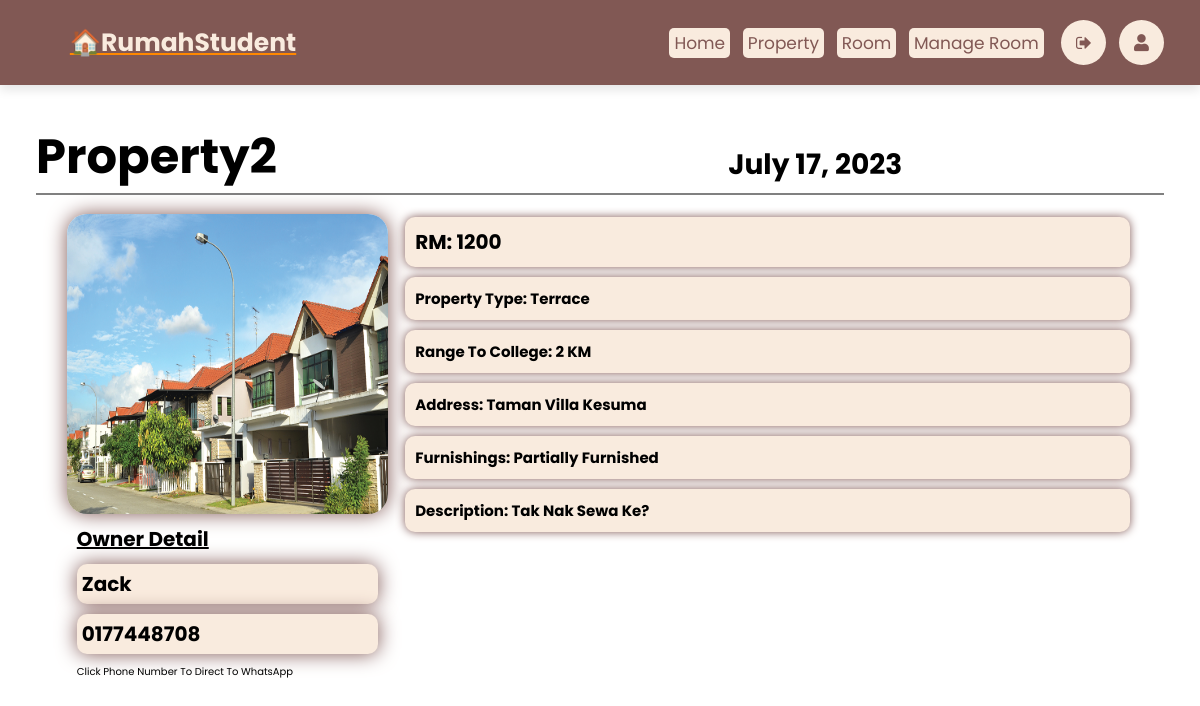
The app's page /index/property_list/2/ (signed in) with its own data.
### HouseRental/models.py (models this page shows, shortened)
class Property(models.Model):
    PROPERTY_TYPE = [
        ('Bungalow', 'Bungalow'),
        ('Townhouse', 'Townhouse'),
        ('Terrace', 'Terrace'),
        ('Apartment', 'Apartment'),
        ('Condominium', 'Condominium'),
        ('Flat', 'Flat'),
    ]
    FURNISHINGS = [
        ('Fully Furnished', 'Fully Furnished'),
        ('Partially Furnished', 'Partially Furnished'),
        ('Not Furnished', 'Not Furnished'),
    ]
    PROPERTY_STATUS = [
        ('Available','Available'),
        ('Rented Out','Rented Out'),
    ]
    propID=models.AutoField(primary_key=True)
    ownID=models.ForeignKey(Owner, on_delete=models.CASCADE)
    propImg=models.ImageField(upload_to='images/property')
    propTitle=models.CharField(max_length=50)
    propType=models.CharField(max_length=50, choices=PROPERTY_TYPE)
    propPrice=models.PositiveIntegerField()
    propRange=models.PositiveIntegerField()
    propAddress=models.TextField(max_length=255)
    propFurnishings=models.CharField(max_length=20, choices=FURNISHINGS)
    propDesc=models.TextField()
    propCreateAt=models.DateField(auto_now_add=True)
    propStatus=models.CharField(max_length=10,choices=PROPERTY_STATUS, default= 'Available')

class Owner(models.Model):
    ownID=models.AutoField(primary_key=True)
    ownName=models.CharField(max_length=50)
    ownPhoneNo=models.CharField(max_length=12)
    ownEmail=models.EmailField(max_length=255)

### HouseRental/views.py (the view)
# urls.py: path("property_list/<pk>/",property_detail.as_view(), name='property_detail'),
class property_detail(DetailView):
    model = Property
    template_name = 'prop_detail.html'
    context_object_name = 'properties'
    def get_context_data(self, **kwargs):
        context = super().get_context_data(**kwargs)
        property = self.get_object()
        context['owner'] = property.ownID
        currentuser = self.request.user.student
        room_exists = Room.objects.filter(studentID=currentuser).exists()
        context['room_exists'] = room_exists
        return context

### HouseRental/models.py (called while the page is built)
    @property
    def is_student(self):
        return self.role == 'student'

### HouseRental/templates/prop_detail.html (shortened to what this page needs)
{% extends 'header.html' %}
{% block content %}
<head>
</head>
<body>
    <div class="index-head">
        <h1 class="head-title">{{ properties.propTitle }}</h1>
        <h3 class="create-date">{{ properties.propCreateAt }}</h3>
    </div>
    <hr />
    <div class="detail-list">
        <div class="detail-left">
            <div class="detail-lefttop">
                <img class="detail-img" src="{{ properties.propImg.url }}">
            </div>
            <div class="detail-leftbottom">
                <div class="contact">
                    <h1 class="contact-title">Owner Detail</h1>
                    <h1 class="contact-detail">{{ properties.ownID.ownName }}</h1>
                    <h1 class="contact-detail">
                        <a style="color: black;" href="https://wa.me/{{ properties.ownID.ownPhoneNo }}">{{ properties.ownID.ownPhoneNo }}</a>
                    </h1>
                    <p>click phone number to direct to WhatsApp</p>
                </div>
            </div>
        </div>
        <div class="detail-right">
            <div class="detail-desc">
                <h1 class="detail-dtitle">RM: {{ properties.propPrice }}</h1>
                <h2 class="detail-dtitle">Property type: {{ properties.propType }}</h2>
                <h2 class="detail-dtitle">Range to college: {{ properties.propRange }} KM</h2>
                <h2 class="detail-dtitle">Address: {{ properties.propAddress }}</h2>
                <h2 class="detail-dtitle">Furnishings: {{ properties.propFurnishings }}</h2>
                <h2 class="detail-dtitle">Description: {{ properties.propDesc }}</h2>
            </div>
        </div>
    </div>
</body>
{% endblock %}

### HouseRental/templates/header.html (style rules this page uses)
* { font-family: 'Poppins', sans-serif; margin: 0; padding: 0; -webkit-box-sizing: border-box; box-sizing: border-box; outline: none; border: none; text-decoration: none; text-transform: capitalize; -webkit-transition: .2s linear; transition: .2s linear; }
html { font-size: 62.5%; overflow-x: hidden; scroll-behavior: smooth; }

### HouseRental/templates/prop_detail.html (style rules this page uses)
.index-head { margin: 3%; margin-bottom: 0%; font-size: x-large; display: flex; }
.create-date { margin-left: 40%; margin-top: 2%; }
hr { background-color: grey; width: 94%; height: 2px; margin-left: 3%; }
.detail-list { display: flex; margin-left: 5%; margin-right: 5%; margin-top: 1%; max-height: 65%; }
.detail-left { width: 45%; }
.detail-lefttop { max-height: 100%; height: 300px; }
.detail-img { margin: 2%; border-radius: 2rem; width: 96%; height: 100%; object-fit: fill; box-shadow: 0 0 20px 0 #815854; }
.detail-leftbottom { height: 170px; left: 50%; top: 50%; }
.contact { margin: 2%; max-width: 100%; padding: 3%; height: 100%; }
.contact-detail { border-radius: 1rem; background-color: #F9EBDE; margin-bottom: 10px; padding: 5px; text-align: left; box-shadow: 0 0 20px 0 #815854; }
.contact-title { background-color: #fff; text-decoration: underline; margin-bottom: 10px; }
.detail-right { width: 100%; max-height: 479px; overflow-y: auto; }
.detail-desc { max-height: 100%; margin-bottom: 1%; }
.detail-dtitle { background-color: #F9EBDE; margin: 10px; padding: 10px; border-radius: 1rem; box-shadow: 0 0 10px 0 #815854; }

### records on screen
Property: propTitle "Property2", propCreateAt "July 17, 2023", propImg (picture), ownID.ownName "Zack", ownID.ownPhoneNo "0177448708", propPrice "1200", propType "Terrace", propRange "2", propAddress "Taman Villa Kesuma", propFurnishings "Partially Furnished", propDesc "Tak Nak Sewa Ke?"
